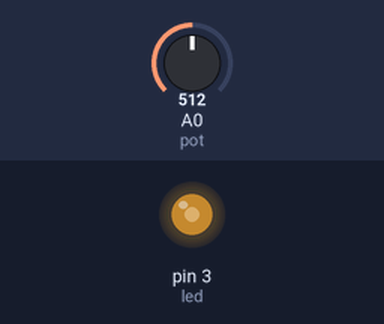
The sketch below on a simulated Arduino Uno, built with avr-gcc and run on an emulated ATmega328P. Shown: output pins drawn as LEDs (lit = HIGH). The inputs (shaded band) are chosen by the test bench; at power-on: A0 (pot) = 512.

Above: at 1.2 s.
1.3 s: A0 (pot) set to 716
At 1.9 s:
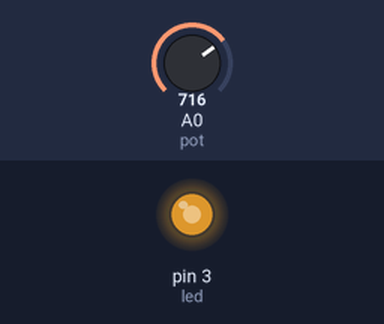
2.8 s: A0 (pot) set to 900
At 4.0 s:
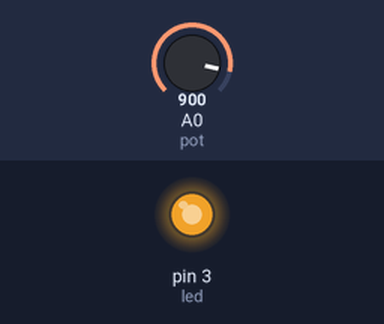
4.3 s: A0 (pot) set to 122
At 5.4 s:
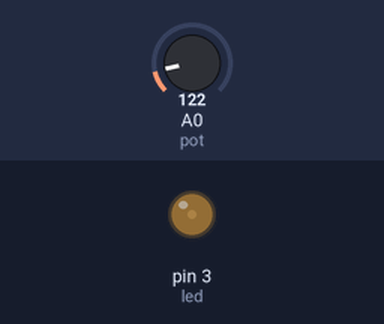
5.8 s: A0 (pot) set to 0
At 6.5 s:
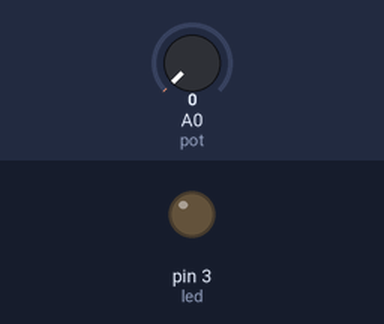
7.3 s: A0 (pot) set to 511
At 7.7 s:
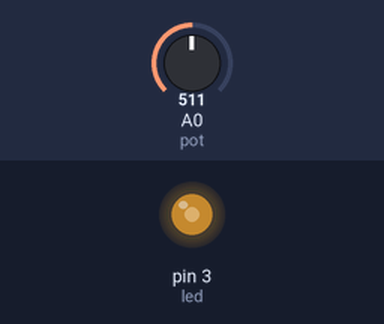
Timing chart, 0 to 9.8 s (numbered marks = the images above; inputs shaded):
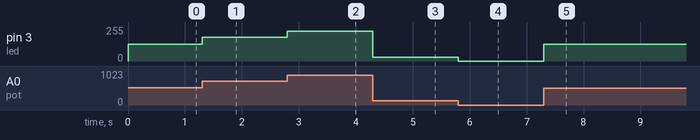

Measured:
- after the input at 1.3 s, pin 3 (led): 127/255 → 178/255 at once
- after the input at 2.8 s, pin 3 (led): 178/255 → 224/255 at once
- after the input at 4.3 s, pin 3 (led): 224/255 → 30/255 at once
- after the input at 5.8 s, pin 3 (led): 30/255 → 0/255 at once
- after the input at 7.3 s, pin 3 (led): 0/255 → 127/255 at once

The sketch:

CONTROL_DE_BRILLO_DE_UN_LED.ino
```cpp
/*
   Fundacion Kinal
   Centro educativo tecnico laboral Kinal
   Electronica
   Grado: Quinto
   Sección: A
   Curso: Taller de electronica digital y reparación de computadoras I
   Nombre: Guillermo Antonio Franco Longo
   Profe. Alejandro Navas
   Carnet: 2022357
   Proyecto: CONTROL DE BRILLO DE UN LED
*/
#define led 3
#define pot A0

int intensidad, brillo;

void setup() {
  pinMode(led , OUTPUT);
}

void loop() {
  intensidad = analogRead(pot);
  //Map de los valores del potenciometro
  brillo = map(intensidad, 0, 1023, 0, 255);
  analogWrite(led, brillo);
}
```
